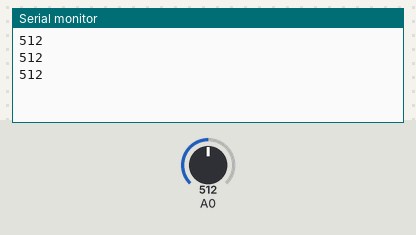
Bench run of a sketch on a simulated Arduino Uno, built with avr-gcc and run on an emulated ATmega328P. Parts: the last lines printed to the serial monitor. The test bench sets the inputs (shaded band); at power-on: A0 = 512.

Above: at 1.3 s.
1.4 s: A0 set to 716
At 1.9 s:
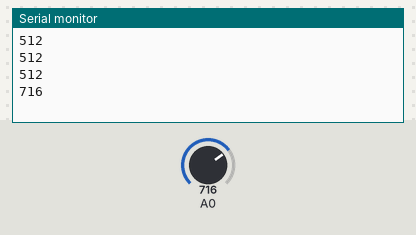
2.9 s: A0 set to 900
At 3.4 s:
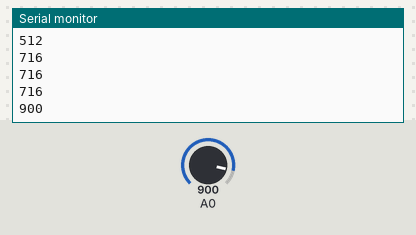
Timing chart, 0 to 5.9 s (numbered marks = the images above; inputs shaded):
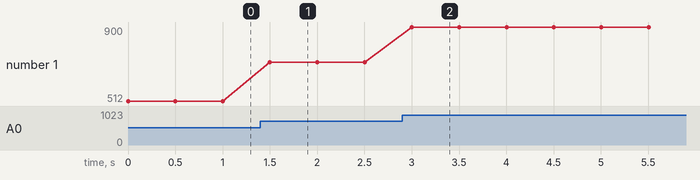

The sketch:

Ex7-1.ino
```cpp
void setup(){
    Serial.begin(115200); // 시리얼모니터 보드레이트를 115200으로 설정
}

void loop(){
    Serial.println(analogRead(A0)); // 조도센서의 값을 읽어와서 시리얼모니터에 출력
    delay(500);
}
```

Measured:
- after the input at 1.4 s, the serial monitor: prints a new line after 0.10 s (image 1)
- after the input at 2.9 s, the serial monitor: prints a new line after 0.10 s (image 2)
- plotted number 1: 512 → 716 after the input at 1.4 s, 716 → 900 after the input at 2.9 s
